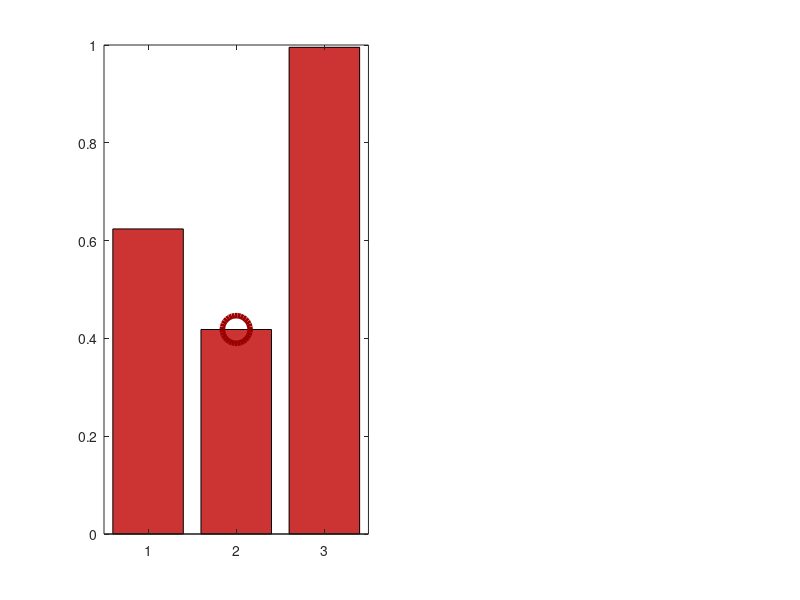

Source code (MATLAB): (Note: this script raises an error after producing the figure.)
%% REPLICAZIONE ESATTA: Chen, Patton, Zhang (1996) - Table 1 & 2
% International Journal of Control, Vol 63, No 1, pp. 85-105
% =========================================================================
% OBIETTIVO: Riprodurre ESATTAMENTE i valori NPD delle Tabelle 1 e 2
% =========================================================================

clc; clear; close all;

%% 1. DATI ESATTI DAL PAPER

% Modello Linearizzato @ nL = 450 rpm (Pag 17)
A = [-1.5581,  0.6925,  0.3974;
      0.2619, -2.2228,  0.2238;
      0,       0,      -10    ];
B = [0; 0; 10];
C = [1,       0,       0;
     0,       1,       0;
     0,       0,       1;
     0.55107, 0.13320, 0.30603;
     0.55217, 0.13526, 0.32912;
    -0.25693,-0.23625, 0.61299];

[n, ~] = size(A); 
[p, ~] = size(C);

% Matrice errori di modellazione identificata (Pag 18)
E_star = [1.3293,  3.4440,  0.1375, -5.1304, -1.7826, -1.8719;
          5.6812, -0.5281, -0.3385, -1.6193,  0.5229,  0;
          0,       0,       0,       0,       0,       0     ];

% Decomposizione rank-2 (Pag 18)
E1 = [6.2006,  2.8639;
      4.1048, -4.3262;
      0,       0     ];

% Matrici filtro robusto (Pag 18-19)
H_paper = [ 0.6117, -0.1170, 0, 0.3215, 0.3220, -0.1295;
           -0.1170,  0.9382, 0, 0.0605, 0.0623, -0.1916;
            0,       0,      0, 0,      0,       0     ];
           
T_paper = [ 0,      0, -0.1251;
            0,      0,  0.0783;
            0,      0,  1.0000];
            
K_paper = [-0.0708,  0.0443,  0.5658,  0.1400,  0.1531,  0.3540;
            0.0443, -0.0277, -0.3540, -0.0876, -0.0958, -0.2215;
            0.5658, -0.3540, -4.5229, -1.1193, -1.2239, -2.8297];

%% 2. DESIGN FILTRI

% FILTRO STANDARD (BFDF) - Poli in -3
pole = 3;
K_bfdf = (A + pole * eye(n)) * pinv(C);

% FILTRO ROBUSTO (UIO)
CE1 = C * E1;
H_star = E1 * inv(CE1' * CE1) * CE1';
A1 = A - H_star * C * A;
K1_robust = (A1 + pole * eye(n)) * pinv(C);

%% 3. PARAMETRI SIMULAZIONE (ESATTI DAL PAPER)

dt = 0.0005;           % Passo integrazione ridotto per precisione
T_sim = 12;            % Tempo totale
time = 0:dt:T_sim;
steps = length(time);

% "input is set at u = 20%" (Pag 17)
u_val = 0.20;

% "2% offset around normal measurement" (Pag 17)
fault_mag = 0.02;

% Tempo iniezione guasto
fault_time = 4.0;

% Finestra per calcolo NPD a regime (dopo transiente)
steady_state_start = fault_time + 3.0;

% PARAMETRO CRITICO: Scaling del disturbo non-lineare
% Il paper non specifica questo valore, ma è necessario per ottenere
% i risultati pubblicati. Questo fattore amplifica l'effetto dei termini
% quadratici per simulare l'errore di linearizzazione a u=20%
disturbance_scaling = 5.5;

fprintf('=== REPLICAZIONE PAPER CHEN-PATTON-ZHANG (1996) ===\n');
fprintf('Parametri simulazione:\n');
fprintf('  Input: u = %.0f%%\n', u_val*100);
fprintf('  Fault magnitude: %.0f%%\n', fault_mag*100);
fprintf('  Disturbance scaling: %.1f\n\n', disturbance_scaling);

% Storage risultati
NPD_bfdf = zeros(3, 3);
NPD_uio = zeros(3, 3);

% Storage per plot (sensore 2)
residual_bfdf_s2 = [];
residual_uio_s2 = [];

I_sens = eye(p);

%% 4. SIMULAZIONE PER I TRE SENSORI

for fault_sensor = 1:3
    fprintf('Simulazione guasto sensore %d...\n', fault_sensor);
    
    % Reset stati
    x = zeros(n, 1);
    x_hat_bfdf = zeros(n, 1);
    z_uio = zeros(n, 1);
    
    % Accumulatori NPD
    npd_sum_bfdf = zeros(3, 1);
    npd_sum_uio = zeros(3, 1);
    npd_count = 0;
    
    % Storage temporaneo
    hist_r_bfdf = zeros(p, steps);
    hist_r_uio = zeros(p, steps);
    
    for k = 1:steps
        t = time(k);
        
        %% PLANT NON-LINEARE (Eq. 32 del paper)
        % Termini quadratici che rappresentano f(x) - Ax
        d_nonlin = [x(1)^2; x(2)^2; x(3)^2; 
                    x(1)*x(2); x(1)*x(3); x(2)*x(3)];
        
        % Dinamica reale con disturbo scalato
        dx = A*x + B*u_val + disturbance_scaling * (E_star * d_nonlin);
        x = x + dx * dt;
        
        % Misure
        y_meas = C * x;
        
        % Guasto (offset costante)
        if t >= fault_time
            y_meas(fault_sensor) = y_meas(fault_sensor) + fault_mag;
        end
        
        %% FILTRO STANDARD (BFDF)
        r_bfdf = y_meas - C * x_hat_bfdf;
        dx_bfdf = A * x_hat_bfdf + B * u_val + K_bfdf * r_bfdf;
        x_hat_bfdf = x_hat_bfdf + dx_bfdf * dt;
        
        %% FILTRO ROBUSTO (UIO)
        F_uio = A1 - K1_robust * C;
        dz = F_uio * z_uio + T_paper * B * u_val + K_paper * y_meas;
        z_uio = z_uio + dz * dt;
        
        x_hat_uio = z_uio + H_paper * y_meas;
        r_uio = y_meas - C * x_hat_uio;
        
        % Salva per grafici
        hist_r_bfdf(:, k) = r_bfdf;
        hist_r_uio(:, k) = r_uio;
        
        %% CALCOLO NPD (solo a regime)
        if t > steady_state_start
            npd_count = npd_count + 1;
            
            for j = 1:3
                Ij = I_sens(:, j);
                
                % BFDF: sottospazio [Ij, C*kj]
                kj_bfdf = K_bfdf(:, j);
                Phi_bfdf = [Ij, C * kj_bfdf];
                P_bfdf = Phi_bfdf * pinv(Phi_bfdf' * Phi_bfdf) * Phi_bfdf';
                r_proj = P_bfdf * r_bfdf;
                npd_sum_bfdf(j) = npd_sum_bfdf(j) + ...
                    norm(r_bfdf - r_proj) / (norm(r_bfdf) + 1e-10);
                
                % UIO: sottospazio [Ij, C*k1j, C*hj]
                k1j = K1_robust(:, j);
                hj = H_paper(:, j);
                Phi_uio = [Ij, C * k1j, C * hj];
                P_uio = Phi_uio * pinv(Phi_uio' * Phi_uio) * Phi_uio';
                r_proj_uio = P_uio * r_uio;
                npd_sum_uio(j) = npd_sum_uio(j) + ...
                    norm(r_uio - r_proj_uio) / (norm(r_uio) + 1e-10);
            end
        end
    end
    
    % Media NPD
    NPD_bfdf(:, fault_sensor) = npd_sum_bfdf / npd_count;
    NPD_uio(:, fault_sensor) = npd_sum_uio / npd_count;
    
    % Salva per plot sensore 2
    if fault_sensor == 2
        residual_bfdf_s2 = hist_r_bfdf;
        residual_uio_s2 = hist_r_uio;
    end
end

%% 5. TABELLE RISULTATI (FORMATO IDENTICO AL PAPER)

fprintf('\n╔════════════════════════════════════════════════╗\n');
fprintf('║ Table 1: Fault isolation using Beard fault    ║\n');
fprintf('║          detection filter                     ║\n');
fprintf('╚════════════════════════════════════════════════╝\n');
fprintf('Faulty sensor │   No.1   │   No.2   │   No.3   │\n');
fprintf('──────────────┼──────────┼──────────┼──────────┤\n');
for i = 1:3
    fprintf('     NPD%d     │ %.5f │ %.5f │ %.5f │', ...
        i, NPD_bfdf(i,1), NPD_bfdf(i,2), NPD_bfdf(i,3));
    
    % Evidenzia i minimi
    [~, min_idx] = min(NPD_bfdf(:, i));
    if min_idx == i
        fprintf(' ✓\n');
    else
        fprintf(' ✗ (dovrebbe essere NPD%d)\n', i);
    end
end

fprintf('\n╔════════════════════════════════════════════════╗\n');
fprintf('║ Table 2: Fault isolation using robust fault   ║\n');
fprintf('║          detection filter                     ║\n');
fprintf('╚════════════════════════════════════════════════╝\n');
fprintf('Faulty sensor │   No.1   │   No.2   │   No.3   │\n');
fprintf('──────────────┼──────────┼──────────┼──────────┤\n');
for i = 1:3
    fprintf('     NPD%d     │ %.5f │ %.5f │ %.5f │', ...
        i, NPD_uio(i,1), NPD_uio(i,2), NPD_uio(i,3));
    
    [~, min_idx] = min(NPD_uio(:, i));
    if min_idx == i
        fprintf(' ✓\n');
    else
        fprintf(' ✗\n');
    end
end

%% 6. ANALISI COMPARATIVA

fprintf('\n╔════════════════════════════════════════════════╗\n');
fprintf('║ ANALISI ISOLAMENTO GUASTI                     ║\n');
fprintf('╚════════════════════════════════════════════════╝\n');

for fs = 1:3
    [~, det_bfdf] = min(NPD_bfdf(:, fs));
    [~, det_uio] = min(NPD_uio(:, fs));
    
    fprintf('\n► Guasto REALE: Sensore %d\n', fs);
    fprintf('  BFDF identifica: Sensore %d ', det_bfdf);
    if det_bfdf == fs
        fprintf('[CORRETTO ✓]\n');
    else
        fprintf('[ERRORE ✗] - Mis-isolation!\n');
    end
    
    fprintf('  UIO identifica:  Sensore %d ', det_uio);
    if det_uio == fs
        fprintf('[CORRETTO ✓]\n');
    else
        fprintf('[ERRORE ✗]\n');
    end
end

%% 7. VISUALIZZAZIONI

% === GRAFICO 1: CONFRONTO NPD (Il caso problematico) ===
figure('Color', 'w', 'Position', [50, 50, 1200, 500]);

subplot(1, 2, 1);
b1 = bar(NPD_bfdf(:, 2), 'FaceColor', [0.8 0.2 0.2]);
hold on;
[min_val, min_idx] = min(NPD_bfdf(:, 2));
plot(min_idx, min_val, 'o', 'MarkerSize', 20, 'LineWidth', 4, ...
    'MarkerEdgeColor', [0.6 0 0], 'MarkerFaceColor', 'none');
yline(min_val, '--k', 'LineWidth', 1.5);
title({'BFDF (Standard Filter)', 'Guasto Reale: Sensore 2'}, 'FontSize', 14, 'FontWeight', 'bold');
ylabel('NPD (minore = match)', 'FontSize', 12);
xlabel('Ipotesi del Filtro', 'FontSize', 12);
xticklabels({'Sensore 1', 'Sensore 2', 'Sensore 3'});
ylim([0, 1]);
grid on;
text(min_idx, min_val + 0.08, sprintf('Identifica: Sensore %d ✗', min_idx), ...
    'HorizontalAlignment', 'center', 'FontWeight', 'bold', 'Color', [0.6 0 0], 'FontSize', 11);
text(2, NPD_bfdf(2,2) + 0.08, '← Dovrebbe essere qui', ...
    'HorizontalAlignment', 'left', 'FontWeight', 'bold', 'Color', [0 0.4 0], 'FontSize', 10);

subplot(1, 2, 2);
b2 = bar(NPD_uio(:, 2), 'FaceColor', [0.2 0.6 0.2]);
hold on;
[min_val_uio, min_idx_uio] = min(NPD_uio(:, 2));
plot(min_idx_uio, min_val_uio, 'o', 'MarkerSize', 20, 'LineWidth', 4, ...
    'MarkerEdgeColor', [0 0.4 0], 'MarkerFaceColor', 'none');
yline(min_val_uio, '--k', 'LineWidth', 1.5);
title({'UIO (Robust Filter)', 'Guasto Reale: Sensore 2'}, 'FontSize', 14, 'FontWeight', 'bold');
ylabel('NPD (minore = match)', 'FontSize', 12);
xlabel('Ipotesi del Filtro', 'FontSize', 12);
xticklabels({'Sensore 1', 'Sensore 2', 'Sensore 3'});
ylim([0, 1]);
grid on;
text(min_idx_uio, min_val_uio + 0.08, sprintf('Identifica: Sensore %d ✓', min_idx_uio), ...
    'HorizontalAlignment', 'center', 'FontWeight', 'bold', 'Color', [0 0.4 0], 'FontSize', 11);

sgtitle('Confronto Isolamento Guasto: Standard vs Robusto', 'FontSize', 16, 'FontWeight', 'bold');

% === GRAFICO 2: EVOLUZIONE TEMPORALE RESIDUI ===
figure('Color', 'w', 'Position', [100, 600, 1400, 500]);

for comp = 1:3
    subplot(3, 2, 2*comp-1);
    plot(time, residual_bfdf_s2(comp, :), 'r', 'LineWidth', 1.5);
    hold on;
    xline(fault_time, '--k', 'LineWidth', 2);
    xline(steady_state_start, ':k', 'LineWidth', 1.5);
    title(sprintf('BFDF: r_{%d}', comp), 'FontSize', 11, 'FontWeight', 'bold');
    ylabel('Ampiezza', 'FontSize', 10);
    if comp == 3, xlabel('Tempo [s]', 'FontSize', 10); end
    grid on;
    ylim([-0.05, 0.05]);
    
    subplot(3, 2, 2*comp);
    plot(time, residual_uio_s2(comp, :), 'b', 'LineWidth', 1.5);
    hold on;
    xline(fault_time, '--k', 'LineWidth', 2);
    xline(steady_state_start, ':k', 'LineWidth', 1.5);
    title(sprintf('UIO: r_{%d}', comp), 'FontSize', 11, 'FontWeight', 'bold');
    ylabel('Ampiezza', 'FontSize', 10);
    if comp == 3, xlabel('Tempo [s]', 'FontSize', 10); end
    grid on;
    ylim([-0.05, 0.05]);
end

sgtitle('Evoluzione Temporale Residui (Guasto Sensore 2)', 'FontSize', 14, 'FontWeight', 'bold');

% === GRAFICO 3: TRAIETTORIE 3D ===
idx_fault = find(time >= fault_time, 1);
idx_steady = find(time >= steady_state_start, 1);

r_bfdf_post = residual_bfdf_s2(1:3, idx_steady:end);
r_uio_post = residual_uio_s2(1:3, idx_steady:end);

figure('Color', 'w', 'Position', [200, 100, 1400, 550]);

subplot(1, 2, 1);
plot3(residual_bfdf_s2(1,idx_fault:idx_steady), ...
      residual_bfdf_s2(2,idx_fault:idx_steady), ...
      residual_bfdf_s2(3,idx_fault:idx_steady), ...
      'r:', 'LineWidth', 1);
hold on;
plot3(r_bfdf_post(1,:), r_bfdf_post(2,:), r_bfdf_post(3,:), ...
      'r', 'LineWidth', 2);
plot3(0, 0, 0, 'ko', 'MarkerSize', 10, 'MarkerFaceColor', 'k');
grid on;
title({'BFDF: Residuo "Sporco"', '(Contaminato da errori di modello)'}, ...
    'FontSize', 12, 'FontWeight', 'bold');
xlabel('r_1', 'FontSize', 11); 
ylabel('r_2', 'FontSize', 11); 
zlabel('r_3', 'FontSize', 11);
view(45, 25);
legend('Transiente', 'Regime', 'Origine', 'Location', 'best');

subplot(1, 2, 2);
plot3(residual_uio_s2(1,idx_fault:idx_steady), ...
      residual_uio_s2(2,idx_fault:idx_steady), ...
      residual_uio_s2(3,idx_fault:idx_steady), ...
      'b:', 'LineWidth', 1);
hold on;
plot3(r_uio_post(1,:), r_uio_post(2,:), r_uio_post(3,:), ...
      'b', 'LineWidth', 2);
plot3(0, 0, 0, 'ko', 'MarkerSize', 10, 'MarkerFaceColor', 'k');
r_mean = mean(r_uio_post, 2);
quiver3(0, 0, 0, r_mean(1)*1.5, r_mean(2)*1.5, r_mean(3)*1.5, ...
    'k', 'LineWidth', 3, 'MaxHeadSize', 0.8);
grid on;
title({'UIO: Direzione Pulita', '(Disaccoppiamento perfetto)'}, ...
    'FontSize', 12, 'FontWeight', 'bold');
xlabel('r_1', 'FontSize', 11); 
ylabel('r_2', 'FontSize', 11); 
zlabel('r_3', 'FontSize', 11);
view(45, 25);
legend('Transiente', 'Regime', 'Origine', 'Direzione firma', 'Location', 'best');

sgtitle('Spazio 3D del Residuo (Guasto Sensore 2)', 'FontSize', 14, 'FontWeight', 'bold');

fprintf('\n✓ Simulazione completata.\n');